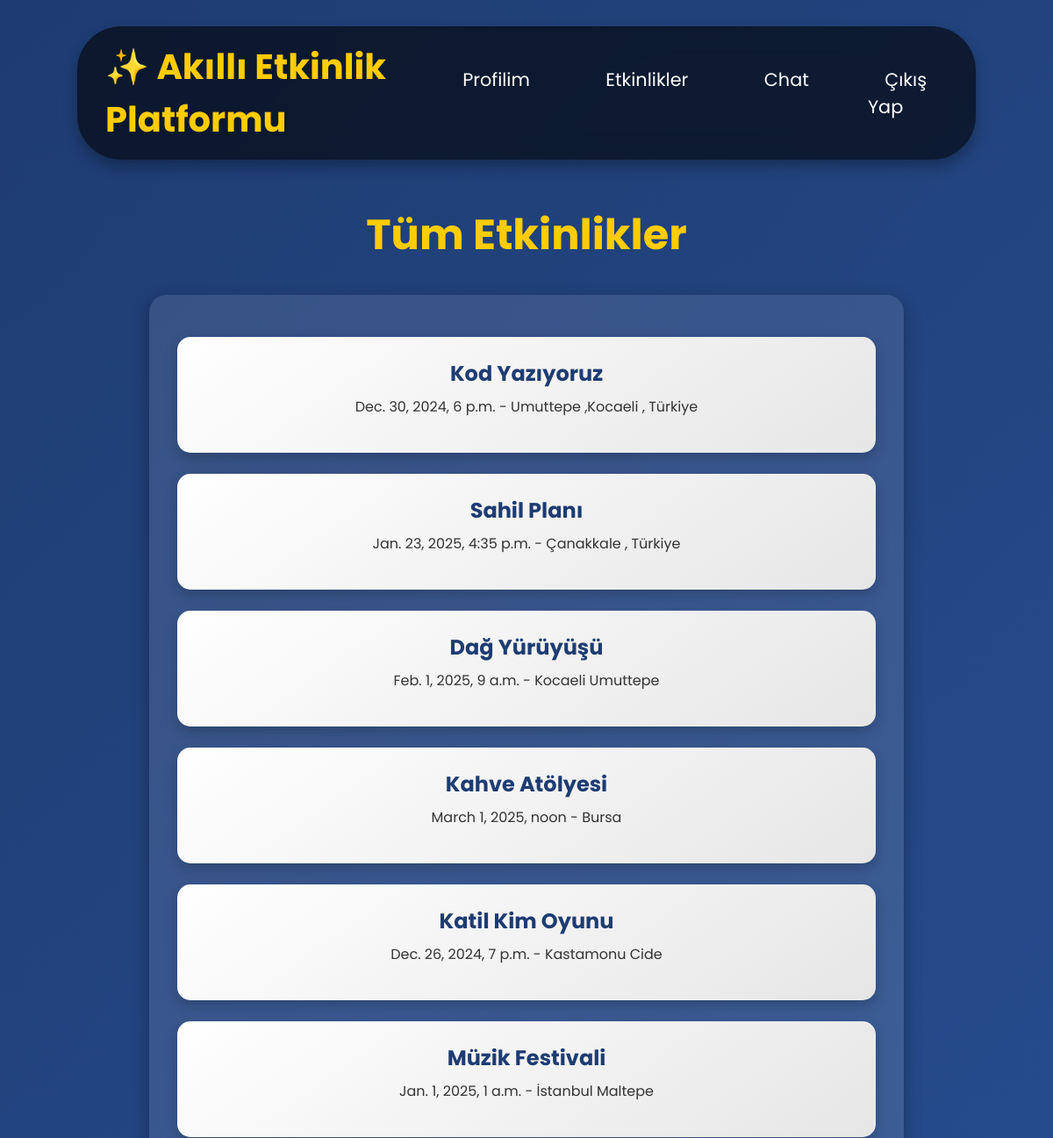
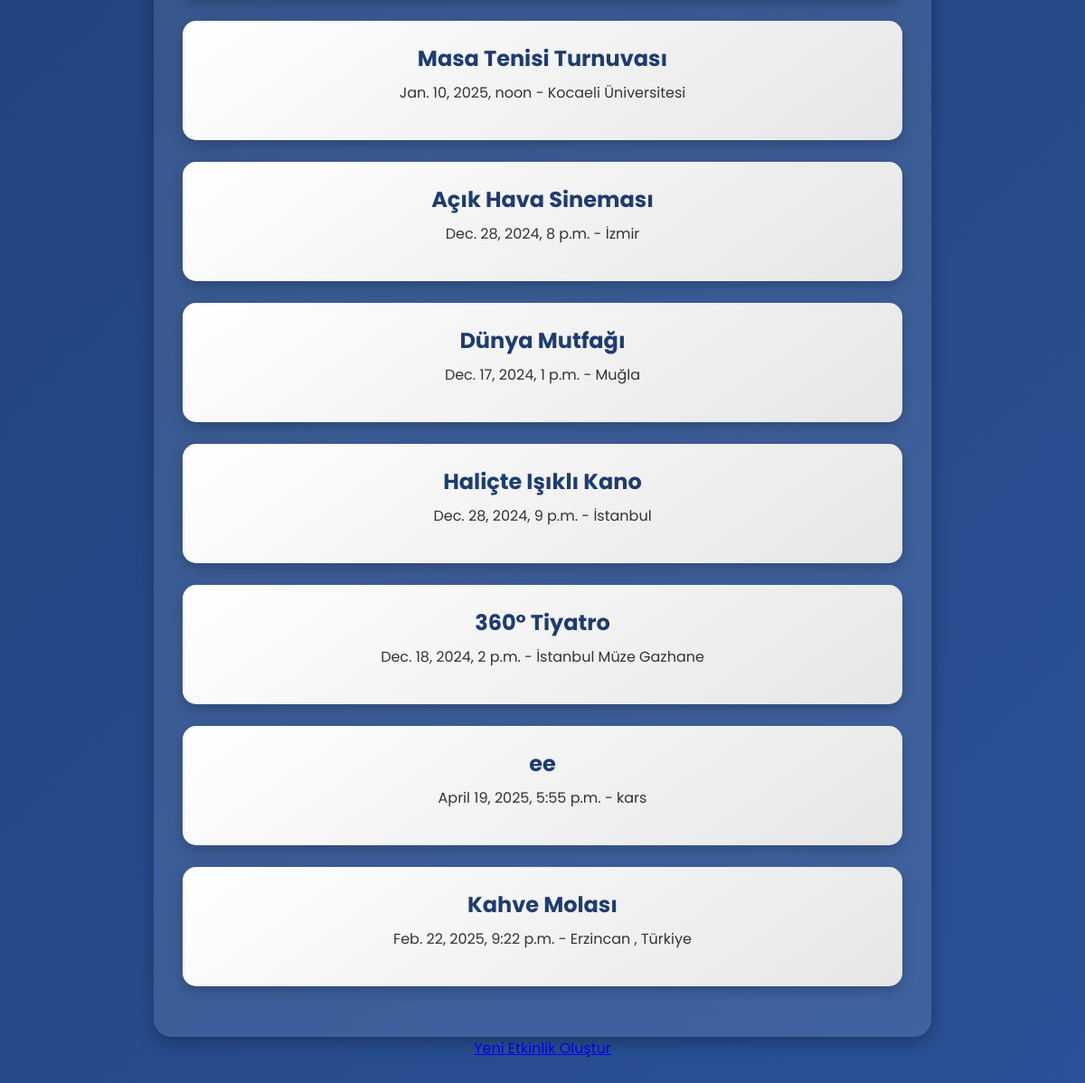
Page /events/ (signed in) on the committed database (2 pictures, top to bottom).
### events/models.py (models this page shows, shortened)
class Event(models.Model):
    name = models.CharField(max_length=200)
    description = models.TextField()
    date = models.DateTimeField()
    duration = models.DurationField(null=True, blank=True)
    location = models.CharField(max_length=300)
    category = models.CharField(max_length=100)
    owner = models.ForeignKey(settings.AUTH_USER_MODEL, on_delete=models.CASCADE, related_name='owned_events')  # Etkinliğin sahibi
    participants = models.ManyToManyField(User, through='Participation')
    latitude = models.FloatField(blank=True, null=True)  # Enlem bilgisi
    longitude = models.FloatField(blank=True, null=True)  # Boylam bilgisi

### events/views.py (the view)
# urls.py: path('', views.event_list, name='event_list'),
@login_required
def event_list(request):
    events = Event.objects.all()
    return render(request, 'events/event_list.html', {'events': events})

### events/templates/events/event_list.html (shortened to what this page needs)
<!DOCTYPE html>
<html lang="en">
<head>
</head>
<body>
    <div class="floating-navbar">
        <a href="{% url 'homepage' %}" class="navbar-logo">✨ Akıllı Etkinlik Platformu</a>
        <ul class="menu-items">
            <li><a href="{% url 'profile' request.user.id %}" class="active">Profilim</a></li>
            <li>
                <a href="#">Etkinlikler</a>
            </li>
            <li><a href="#">Chat</a></li>
            <li><a href="{% url 'logout' %}">Çıkış Yap</a></li>
        </ul>
    </div>
    <div class="event-section">
        <h2>Tüm Etkinlikler</h2>
        <div class="event-list">
            <ul>
                {% for event in events %}
                <li>
                    <a href="{% url 'event_detail' event.id %}">{{ event.name }}</a>
                    <p>{{ event.date }} - {{ event.location }}</p>
                </li>
                {% endfor %}
            </ul>
        </div>
        <a href="{% url 'create_event' %}" class="btn-create-event">Yeni Etkinlik Oluştur</a>
    </div>
</body>
</html>

### events/templates/events/event_list.html (style rules this page uses)
body { font-family: 'Poppins', sans-serif; background: linear-gradient(135deg, #1e3c72, #2a5298); color: #ffffff; margin: 0; padding: 0; overflow-x: hidden; }
.floating-navbar { background: rgba(0, 0, 0, 0.6); box-shadow: 0 8px 16px rgba(0, 0, 0, 0.3); padding: 1rem 2rem; position: fixed; top: 30px; left: 50%; transform: translateX(-50%); z-index: 100; display: flex; justify-content: space-between; align-items: center; border-radius: 50px; backdrop-filter: blur(15px); width: 80%; }
.navbar-logo { font-size: 2.5rem; color: #ffcc00; font-weight: bold; text-decoration: none; transition: transform 0.4s; }
.menu-items { display: flex; list-style: none; padding: 0; margin: 0; }
.menu-items li { margin: 0 1.5rem; transition: transform 0.4s; position: relative; }
.menu-items li a { color: #ffffff; text-decoration: none; font-size: 1.3rem; padding: 0.6rem 1.2rem; border-radius: 30px; transition: background-color 0.4s, color 0.4s; }
.event-section { text-align: center; margin-top: 10rem; padding: 2rem; }
.event-section h2 { font-size: 3rem; color: #ffcc00; margin-bottom: 2rem; font-family: 'Poppins', sans-serif; }
.event-list { max-width: 70%; margin: 0 auto; padding: 2rem; background: rgba(255, 255, 255, 0.1); border-radius: 20px; box-shadow: 0 6px 20px rgba(0, 0, 0, 0.3); }
.event-list ul { list-style: none; padding: 0; }
.event-list li { background: linear-gradient(145deg, #ffffff, #e6e6e6); padding: 1.5rem; margin-bottom: 1.5rem; border-radius: 15px; box-shadow: 0 6px 15px rgba(0, 0, 0, 0.2); transition: transform 0.3s; }
.event-list a { color: #1e3c72; font-size: 1.5rem; font-weight: bold; text-decoration: none; transition: color 0.3s; }
.event-list p { color: #333; font-size: 1rem; margin-top: 0.5rem; }

### rows in the picture
Event: name "Kod Yazıyoruz", date "Dec. 30, 2024, 6 p.m.", location "Umuttepe ,Kocaeli , Türkiye"
Event: name "Sahil Planı", date "Jan. 23, 2025, 4:35 p.m.", location "Çanakkale , Türkiye"
Event: name "Dağ Yürüyüşü", date "Feb. 1, 2025, 9 a.m.", location "Kocaeli Umuttepe"
Event: name "Kahve Atölyesi", date "March 1, 2025, noon", location "Bursa"
Event: name "Katil Kim Oyunu", date "Dec. 26, 2024, 7 p.m.", location "Kastamonu Cide"
Event: name "Müzik Festivali", date "Jan. 1, 2025, 1 a.m.", location "İstanbul Maltepe"
Event: name "Masa Tenisi Turnuvası", date "Jan. 10, 2025, noon", location "Kocaeli Üniversitesi"
Event: name "Açık Hava Sineması", date "Dec. 28, 2024, 8 p.m.", location "İzmir"
Event: name "Dünya Mutfağı", date "Dec. 17, 2024, 1 p.m.", location "Muğla"
Event: name "Haliçte Işıklı Kano", date "Dec. 28, 2024, 9 p.m.", location "İstanbul"
Event: name "360° Tiyatro", date "Dec. 18, 2024, 2 p.m.", location "İstanbul Müze Gazhane"
Event: name "ee", date "April 19, 2025, 5:55 p.m.", location "kars"
Event: name "Kahve Molası", date "Feb. 22, 2025, 9:22 p.m.", location "Erzincan , Türkiye"
